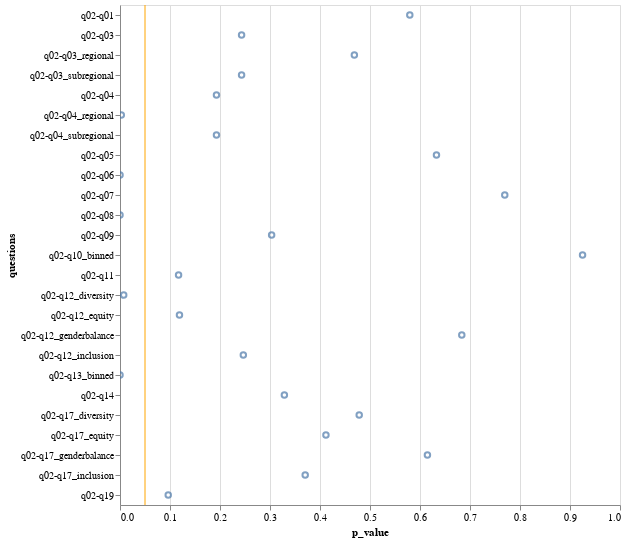

The code cell stored with this chart in its notebook:
### Code cell
mark = alt.Chart(chi2_data).mark_point().encode(
    alt.X("p_value"),
    alt.Y("questions"),
    tooltip=["questions", "p_value", "dof", "statistic"]
)

rule = (
    alt.Chart()
    .mark_rule(color="orange")
    .encode(x=alt.datum(0.05))
)

(mark + rule).properties(
    width=500,
    height=500,
).interactive()

### Figure 1 — Vega-Lite specification as saved in the notebook (floating-point values rounded to 4 significant figures)
{"config": {"view": {"continuousWidth": 300, "continuousHeight": 300}}, "layer": [{"data": {"name": "data-03f5792ce7657d7e3ba91870b344e24f"}, "mark": {"type": "point"}, "encoding": {"tooltip": [{"field": "questions", "type": "nominal"}, {"field": "p_value", "type": "quantitative"}, {"field": "dof", "type": "quantitative"}, {"field": "statistic", "type": "quantitative"}], "x": {"field": "p_value", "type": "quantitative"}, "y": {"field": "questions", "type": "nominal"}}, "name": "view_1"}, {"data": {"name": "empty"}, "mark": {"type": "rule", "color": "orange"}, "encoding": {"x": {"datum": 0.05}}}], "height": 500, "params": [{"name": "param_1", "select": {"type": "interval", "encodings": ["x", "y"]}, "bind": "scales", "views": ["view_1"]}], "width": 500, "$schema": "https://vega.github.io/schema/vega-lite/v5.8.0.json", "datasets": {"data-03f5792ce7657d7e3ba91870b344e24f": [{"questions": "q02-q01", "p_value": 0.5796, "statistic": 29.78, "dof": 32}, {"questions": "q02-q03", "p_value": 0.2432, "statistic": 71.49, "dof": 64}, {"questions": "q02-q04", "p_value": 0.193, "statistic": 77.89, "dof": 68}, {"questions": "q02-q05", "p_value": 0.633, "statistic": 21.1, "dof": 24}, {"questions": "q02-q06", "p_value": 4.669e-05, "statistic": 73.11, "dof": 32}, {"questions": "q02-q07", "p_value": 0.7695, "statistic": 4.887, "dof": 8}, {"questions": "q02-q08", "p_value": 1.901e-06, "statistic": 63.67, "dof": 20}, {"questions": "q02-q09", "p_value": 0.3033, "statistic": 9.482, "dof": 8}, {"questions": "q02-q11", "p_value": 0.1171, "statistic": 12.85, "dof": 8}, {"questions": "q02-q12_genderbalance", "p_value": 0.6836, "statistic": 16.52, "dof": 20}, {"questions": "q02-q12_diversity", "p_value": 0.007419, "statistic": 38.63, "dof": 20}, {"questions": "q02-q12_equity", "p_value": 0.1189, "statistic": 27.61, "dof": 20}, {"questions": "q02-q12_inclusion", "p_value": 0.2467, "statistic": 23.9, "dof": 20}, {"questions": "q02-q14", "p_value": 0.3288, "statistic": 22.22, "dof": 20}, {"questions": "q02-q17_genderbalance", "p_value": 0.6148, "statistic": 10.01, "dof": 12}, {"questions": "q02-q17_diversity", "p_value": 0.4784, "statistic": 11.6, "dof": 12}, {"questions": "q02-q17_equity", "p_value": 0.4119, "statistic": 12.43, "dof": 12}, {"questions": "q02-q17_inclusion", "p_value": 0.3704, "statistic": 12.98, "dof": 12}, {"questions": "q02-q19", "p_value": 0.09648, "statistic": 28.57, "dof": 20}, {"questions": "q02-q03_regional", "p_value": 0.4687, "statistic": 19.83, "dof": 20}, {"questions": "q02-q03_subregional", "p_value": 0.2432, "statistic": 71.49, "dof": 64}, {"questions": "q02-q04_regional", "p_value": 0.002581, "statistic": 42.23, "dof": 20}, {"questions": "q02-q04_subregional", "p_value": 0.193, "statistic": 77.89, "dof": 68}, {"questions": "q02-q10_binned", "p_value": 0.9251, "statistic": 31.29, "dof": 44}, {"questions": "q02-q13_binned", "p_value": 2.047e-05, "statistic": 121.3, "dof": 64}], "empty": [{}]}}
